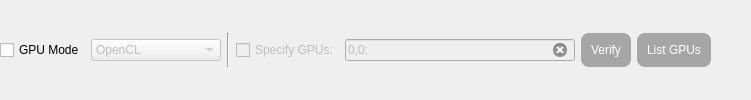
                 <widget class="QFrame" name="frame_20">
                  <property name="sizePolicy">
                   <sizepolicy hsizetype="Preferred" vsizetype="Fixed">
                    <horstretch>0</horstretch>
                    <verstretch>0</verstretch>
                   </sizepolicy>
                  </property>
                  <property name="frameShape">
                   <enum>QFrame::NoFrame</enum>
                  </property>
                  <property name="frameShadow">
                   <enum>QFrame::Sunken</enum>
                  </property>
                  <layout class="QGridLayout" name="gridLayout_5">
                   <property name="leftMargin">
                    <number>0</number>
                   </property>
                   <property name="topMargin">
                    <number>0</number>
                   </property>
                   <property name="rightMargin">
                    <number>0</number>
                   </property>
                   <property name="bottomMargin">
                    <number>0</number>
                   </property>
                   <item row="0" column="4">
                    <widget class="QLineEdit" name="lineEdit_GPUs_Anime4k">
                     <property name="enabled">
                      <bool>false</bool>
                     </property>
                     <property name="sizePolicy">
                      <sizepolicy hsizetype="Preferred" vsizetype="Fixed">
                       <horstretch>0</horstretch>
                       <verstretch>0</verstretch>
                      </sizepolicy>
                     </property>
                     <property name="minimumSize">
                      <size>
                       <width>230</width>
                       <height>0</height>
                      </size>
                     </property>
                     <property name="toolTip">
                      <string>Format: Platform ID,Device ID:

Example: 0,0:0,1:1,0:

You must follow the format,otherwise the software may crash.

If you wanna get all GPUs running together,
the number of threads must &gt;= the number of GPUs.</string>
                     </property>
                     <property name="text">
                      <string notr="true">0,0:</string>
                     </property>
                     <property name="clearButtonEnabled">
                      <bool>true</bool>
                     </property>
                    </widget>
                   </item>
                   <item row="0" column="6">
                    <widget class="QPushButton" name="pushButton_ListGPUs_Anime4k">
                     <property name="enabled">
                      <bool>false</bool>
                     </property>
                     <property name="sizePolicy">
                      <sizepolicy hsizetype="Fixed" vsizetype="Fixed">
                       <horstretch>0</horstretch>
                       <verstretch>0</verstretch>
                      </sizepolicy>
                     </property>
                     <property name="maximumSize">
                      <size>
                       <width>16777215</width>
                       <height>35</height>
                      </size>
                     </property>
                     <property name="styleSheet">
                      <string notr="true">QPushButton{
background-color: rgb(26, 188, 156);
color: rgb(255, 255, 255);
border-style:outset;
border-radius:8px;
padding:10px;
}
QPushButton:hover{
background-color: rgb(29, 214, 177);
color: rgb(255, 255, 255);
border-style:outset;
border-radius:8px;
padding:10px;
}
QPushButton:pressed{
background-color: rgb(23, 173, 143);
color: rgb(255, 255, 255);
border-style:outset;
border-radius:8px;
padding:10px;
}
QPushButton:disabled{
background-color: rgb(166, 166, 166);
color: rgb(255, 255, 255);
border-style:outset;
border-radius:8px;
padding:10px;
}</string>
                     </property>
                     <property name="text">
                      <string>List GPUs</string>
                     </property>
                    </widget>
                   </item>
                   <item row="0" column="1">
                    <widget class="QComboBox" name="comboBox_GPGPUModel_A4k">
                     <property name="enabled">
                      <bool>false</bool>
                     </property>
                     <property name="sizePolicy">
                      <sizepolicy hsizetype="Fixed" vsizetype="Fixed">
                       <horstretch>0</horstretch>
                       <verstretch>0</verstretch>
                      </sizepolicy>
                     </property>
                     <property name="minimumSize">
                      <size>
                       <width>130</width>
                       <height>0</height>
                      </size>
                     </property>
                     <property name="toolTip">
                      <string>GPGPU model.

Only NVIDIA products support CUDA.</string>
                     </property>
                     <item>
                      <property name="text">
                       <string notr="true">OpenCL</string>
                      </property>
                     </item>
                     <item>
                      <property name="text">
                       <string notr="true">CUDA</string>
                      </property>
                     </item>
                    </widget>
                   </item>
                   <item row="0" column="2">
                    <widget class="Line" name="line_13">
                     <property name="orientation">
                      <enum>Qt::Vertical</enum>
                     </property>
                    </widget>
                   </item>
                   <item row="0" column="0">
                    <widget class="QCheckBox" name="checkBox_GPUMode_Anime4K">
                     <property name="sizePolicy">
                      <sizepolicy hsizetype="Fixed" vsizetype="Fixed">
                       <horstretch>0</horstretch>
                       <verstretch>0</verstretch>
                      </sizepolicy>
                     </property>
                     <property name="toolTip">
                      <string>Enable GPU acceleration.</string>
                     </property>
                     <property name="text">
                      <string>GPU Mode</string>
                     </property>
                    </widget>
                   </item>
                   <item row="0" column="5">
                    <widget class="QPushButton" name="pushButton_VerifyGPUsConfig_Anime4k">
                     <property name="enabled">
                      <bool>false</bool>
                     </property>
                     <property name="sizePolicy">
                      <sizepolicy hsizetype="Fixed" vsizetype="Fixed">
                       <horstretch>0</horstretch>
                       <verstretch>0</verstretch>
                      </sizepolicy>
                     </property>
                     <property name="toolTip">
                      <string>Verify your GPUs configuration.</string>
                     </property>
                     <property name="styleSheet">
                      <string notr="true">QPushButton{
background-color: rgb(178, 58, 238);
color: rgb(255, 255, 255);
border-style:outset;
border-radius:8px;
padding:10px;
}
QPushButton:hover{
background-color: rgb(191, 62, 255);
color: rgb(255, 255, 255);
border-style:outset;
border-radius:8px;
padding:10px;
}
QPushButton:pressed{
background-color: rgb(154, 50, 205);
color: rgb(255, 255, 255);
border-style:outset;
border-radius:8px;
padding:10px;
}
QPushButton:disabled{
background-color: rgb(166, 166, 166);
color: rgb(255, 255, 255);
border-style:outset;
border-radius:8px;
padding:10px;
}</string>
                     </property>
                     <property name="text">
                      <string>Verify</string>
                     </property>
                    </widget>
                   </item>
                   <item row="0" column="3">
                    <widget class="QCheckBox" name="checkBox_SpecifyGPU_Anime4k">
                     <property name="enabled">
                      <bool>false</bool>
                     </property>
                     <property name="sizePolicy">
                      <sizepolicy hsizetype="Fixed" vsizetype="Fixed">
                       <horstretch>0</horstretch>
                       <verstretch>0</verstretch>
                      </sizepolicy>
                     </property>
                     <property name="toolTip">
                      <string>You can specify multiple GPUs to fully 
utilize the capabilities of your PC.
(If there are multiple GPUs available.)</string>
                     </property>
                     <property name="text">
                      <string>Specify GPUs:</string>
                     </property>
                    </widget>
                   </item>
                   <item row="0" column="7">
                    <spacer name="horizontalSpacer_45">
                     <property name="orientation">
                      <enum>Qt::Horizontal</enum>
                     </property>
                     <property name="sizeHint" stdset="0">
                      <size>
                       <width>40</width>
                       <height>20</height>
                      </size>
                     </property>
                    </spacer>
                   </item>
                  </layout>
                 </widget>
